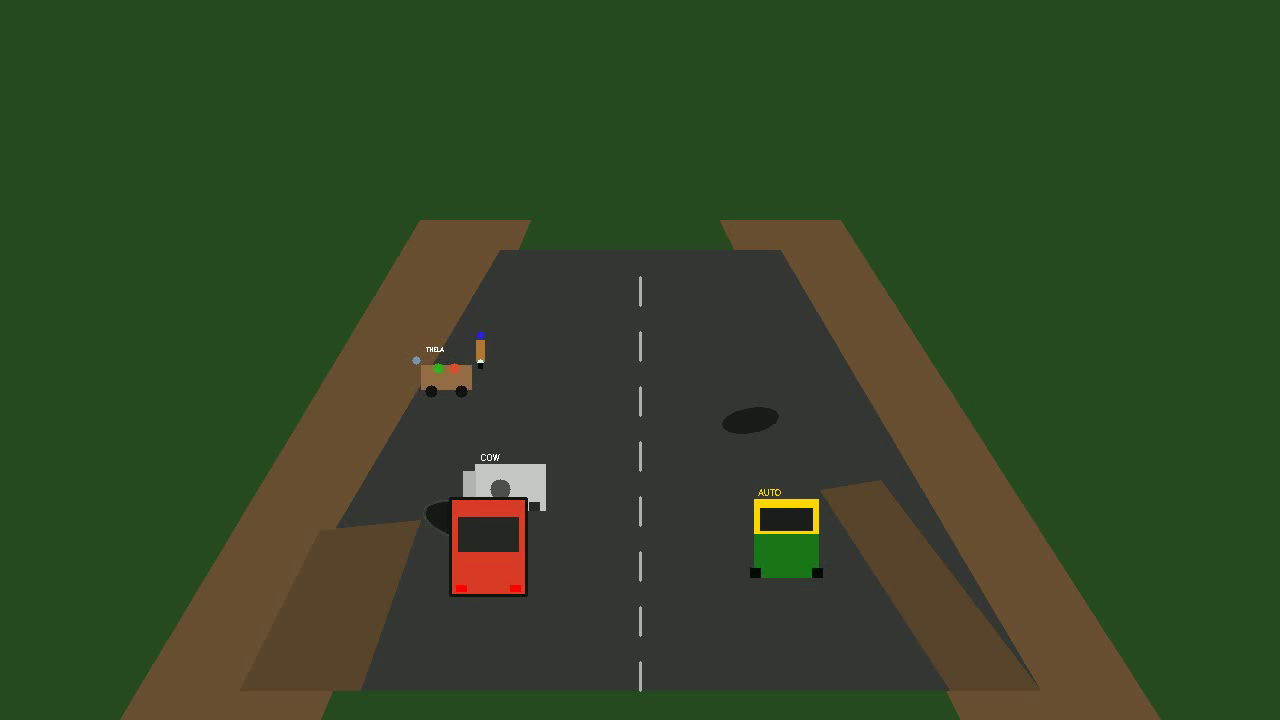
#> input picture frame 30 of indian_traffic_sample.mp4, 1280 x 720 px, given in place of traffic_sample.mp4, which was not available
$ python lane_authoring_tool.py
#> lines starting #> are read from the running program, lines starting #| are printed output that depends on the picture; after the words box and inside, x2 and y2 are one past the last pixel; in counts of white or black regions, pixels touching at a corner belong together
"""
Stage 1: Interactive Lane & Homography Calibration Authoring Tool.
Allows students to click 4 road corners on ANY real traffic video frame,
enter road dimensions, and export an updated config.yaml file automatically!
"""

import os
import sys
import argparse
import yaml
import cv2
import numpy as np


class InteractiveLaneAuthor:
    def __init__(self, video_path: str, output_config_path: str = "config/custom_config.yaml"):
        self.video_path = video_path
        self.output_config_path = output_config_path
        self.points = []
        self.frame = None
        self.window_name = "LATIS Calibration: Click 4 Road Corners"

    def mouse_callback(self, event, x, y, flags, param):
        if event == cv2.EVENT_LBUTTONDOWN:
            if len(self.points) < 4:
                self.points.append([x, y])
                print(f"[+] Point {len(self.points)} recorded: ({x}, {y})")

    def run(self):
        cap = cv2.VideoCapture(self.video_path)
        if not cap.isOpened():
            print(f"[-] Error: Unable to open video '{self.video_path}'")
            return

        ret, self.frame = cap.read()
#> self.frame is the input picture: shape (720, 1280, 3); mean B, G, R 38.6, 70.6, 51.6
        cap.release()

        if not ret or self.frame is None:
            print("[-] Error: Unable to read frame from video.")
            return

        h, w = self.frame.shape[:2]
#> h = 720; w = 1280
        cv2.namedWindow(self.window_name, cv2.WINDOW_NORMAL)
        cv2.setMouseCallback(self.window_name, self.mouse_callback)

        instructions = [
            "CLICK 4 CORNERS IN CLOCKWISE ORDER:",
            "1. Bottom-Left  2. Bottom-Right  3. Top-Right  4. Top-Left",
            "Press 'r' to reset points, 'c' when done, 'q' to quit."
        ]

        print("\n" + "=" * 60)
        print("          LATIS INTERACTIVE CALIBRATION TOOL            ")
        print("=" * 60)
        for ins in instructions:
            print("  " + ins)
        print("=" * 60 + "\n")

        while True:
            display = self.frame.copy()

            # Draw instructions on frame
            for idx, text in enumerate(instructions):
                cv2.putText(display, text, (20, 30 + idx * 25),
                            cv2.FONT_HERSHEY_SIMPLEX, 0.6, (0, 255, 255), 2, cv2.LINE_AA)
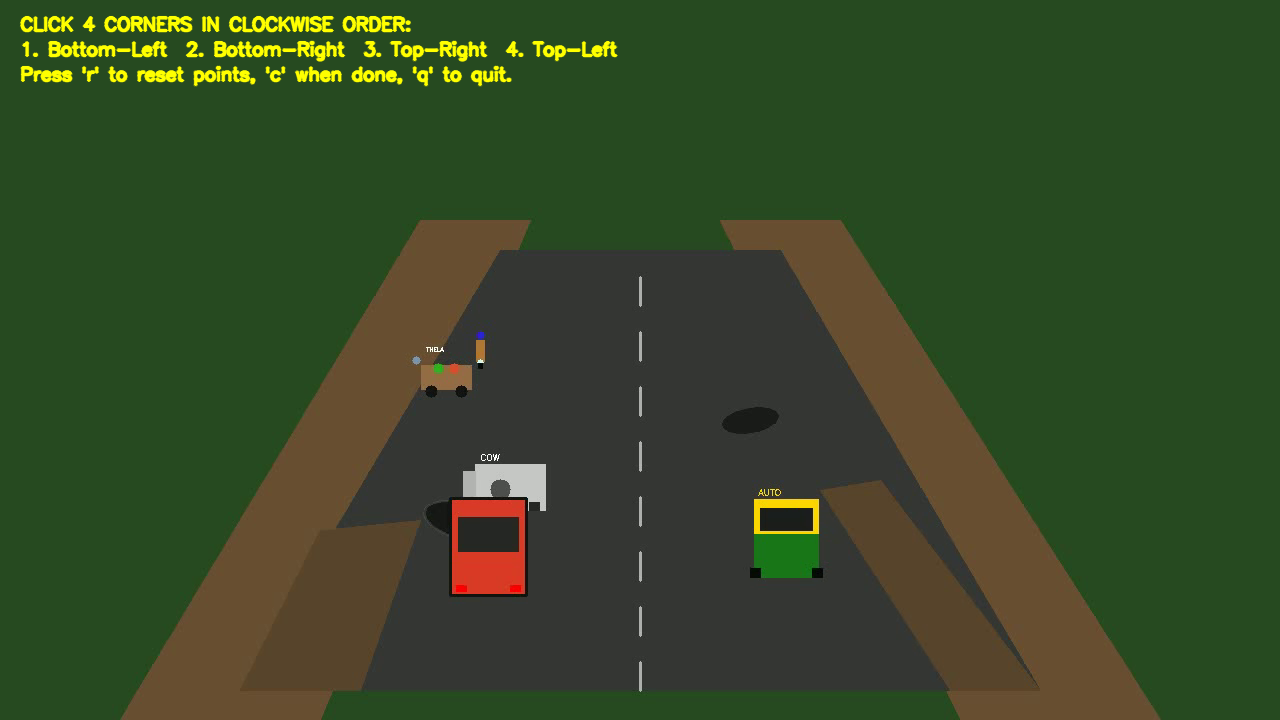
#> display: shape (720, 1280, 3); 1.71% of pixels changed, all inside (x1, y1, x2, y2) = (19, 15, 618, 87)

            # Draw clicked points
            for i, pt in enumerate(self.points):
                cv2.circle(display, tuple(pt), 6, (0, 0, 255), -1)
                cv2.putText(display, f"P{i+1}", (pt[0] + 10, pt[1] - 10),
                            cv2.FONT_HERSHEY_SIMPLEX, 0.6, (0, 255, 0), 2)

            # Draw polygon connecting clicked points
            if len(self.points) > 1:
                pts_arr = np.array(self.points, dtype=np.int32).reshape((-1, 1, 2))
                cv2.polylines(display, [pts_arr], isClosed=(len(self.points) == 4),
                              color=(0, 220, 255), thickness=2)

            cv2.imshow(self.window_name, display)
            key = cv2.waitKey(20) & 0xFF
#> (key q is pressed here)

            if key == ord('r'):
                self.points = []
                print("[!] Reset all points.")
            elif key == ord('q'):
                print("[!] Cancelled by user.")
                cv2.destroyAllWindows()
                return
            elif key == ord('c'):
                if len(self.points) == 4:
                    break
                else:
                    print(f"[-] Please click all 4 points before continuing (currently {len(self.points)}).")

        cv2.destroyAllWindows()

        # Prompt user in terminal for real road dimensions
        print("\n[+] 4 Points Captured Successfully!")
        print(f"    P1 (Bottom-Left)  : {self.points[0]}")
        print(f"    P2 (Bottom-Right) : {self.points[1]}")
        print(f"    P3 (Top-Right)    : {self.points[2]}")
        print(f"    P4 (Top-Left)     : {self.points[3]}")

        # Ask for metric inputs with sensible defaults
        try:
            width_str = input("\nEnter total road carriageway width in meters [default 7.5]: ").strip()
            road_width = float(width_str) if width_str else 7.5

            length_str = input("Enter monitored road length in meters [default 40.0]: ").strip()
            road_length = float(length_str) if length_str else 40.0

            lanes_str = input("Enter number of traffic lanes [default 2]: ").strip()
            num_lanes = int(lanes_str) if lanes_str else 2
        except Exception:
            road_width, road_length, num_lanes = 7.5, 40.0, 2

        # Generate Lane Configuration
        lane_width = road_width / num_lanes
        lanes = []
        for i in range(num_lanes):
            lx = i * lane_width
            rx = (i + 1) * lane_width
            cx = (lx + rx) / 2.0
            lanes.append({
                "id": i + 1,
                "name": f"Lane {i + 1}",
                "left_boundary_x": float(lx),
                "right_boundary_x": float(rx),
                "centerline_x": float(cx),
                "direction_y": 1.0,
                "speed_limit_kmh": 60.0
            })

        # Save to YAML
        config_data = {
            "camera": {
                "name": "CUSTOM_CAM",
                "resolution": [w, h],
                "fps": 25
            },
            "calibration": {
                "image_quad": self.points,
                "ground_quad": [
                    [0.0, 0.0],
                    [float(road_width), 0.0],
                    [float(road_width), float(road_length)],
                    [0.0, float(road_length)]
                ]
            },
            "lanes": lanes,
            "perception": {
                "model_weights": "yolov8n.pt",
                "confidence_threshold": 0.35,
                "iou_threshold": 0.50,
                "tracker_type": "bytetrack.yaml",
                "target_classes": [2, 3, 5, 7]
            },
            "rules": {
                "wrong_way": {
                    "enabled": True,
                    "min_heading_dev_deg": 125.0,
                    "persistence_frames": 10
                },
                "stopped_vehicle": {
                    "enabled": True,
                    "max_speed_kmh": 2.5,
                    "min_stopped_seconds": 3.0
                },
                "lane_keeping": {
                    "enabled": True,
                    "straddle_ratio": 0.75,
                    "violation_ratio": 1.05
                },
                "oscillation": {
                    "enabled": True,
                    "min_sign_flips": 3,
                    "amplitude_threshold_m": 0.40
                }
            },
            "visualization": {
                "show_bev_radar": True,
                "show_trails": True,
                "trail_length": 25,
                "output_path": "output_custom_annotated.mp4"
            }
        }

        os.makedirs(os.path.dirname(self.output_config_path), exist_ok=True)
        with open(self.output_config_path, "w") as f:
            yaml.dump(config_data, f, default_flow_style=False, sort_keys=False)

        print(f"\n[+] New calibration & geometry saved to: '{self.output_config_path}'")
        print(f"[+] You can now run:\n    python run_latis.py --source {self.video_path} --config {self.output_config_path}\n")


if __name__ == "__main__":
    parser = argparse.ArgumentParser(description="LATIS Interactive Lane Authoring Tool")
    parser.add_argument("--source", type=str, default="traffic_sample.mp4",
                        help="Video file path to calibrate")
    parser.add_argument("--out-config", type=str, default="config/custom_config.yaml",
                        help="Path to save generated YAML configuration")
    args = parser.parse_args()

    author = InteractiveLaneAuthor(args.source, args.out_config)
    author.run()

$ run again, starting later in the video
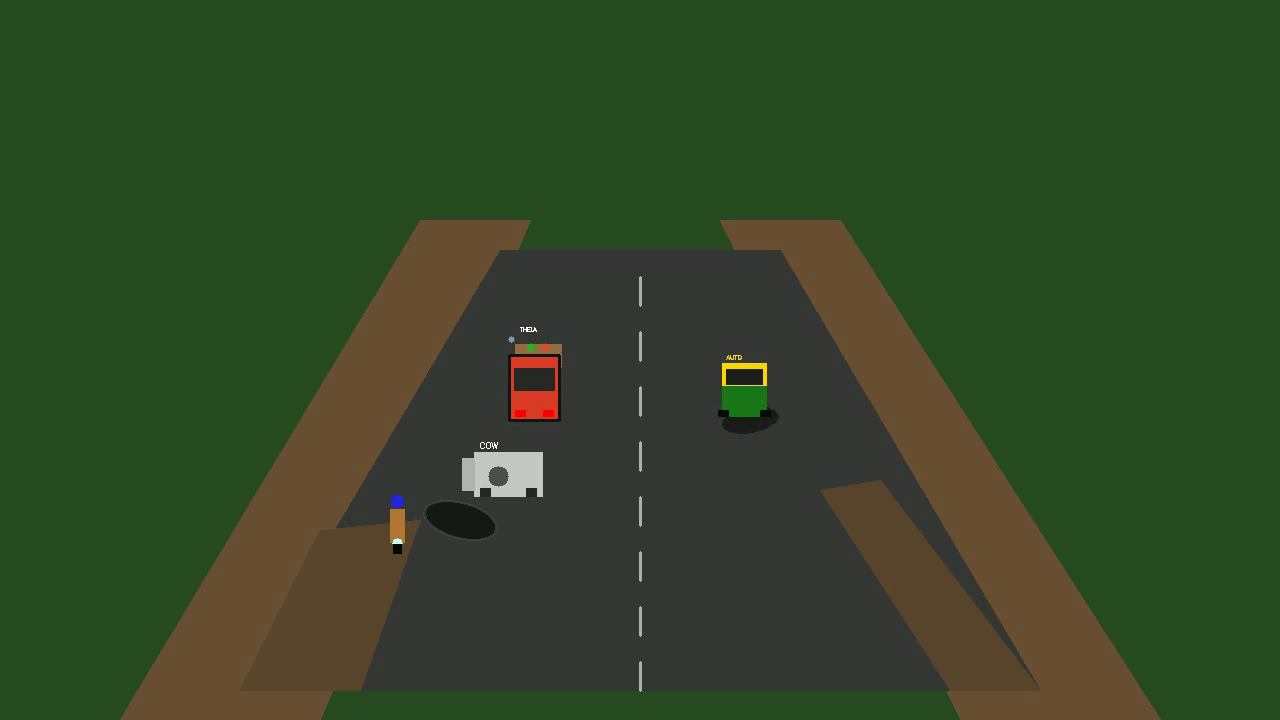
#> input picture frame 135 of indian_traffic_sample.mp4, 1280 x 720 px, given in place of traffic_sample.mp4, which was not available
#> in run, self.frame is the input picture: shape (720, 1280, 3); mean B, G, R 38.8, 70.5, 51.1
#> after the loop in run, `for idx, text in enumerate(instructions):`:
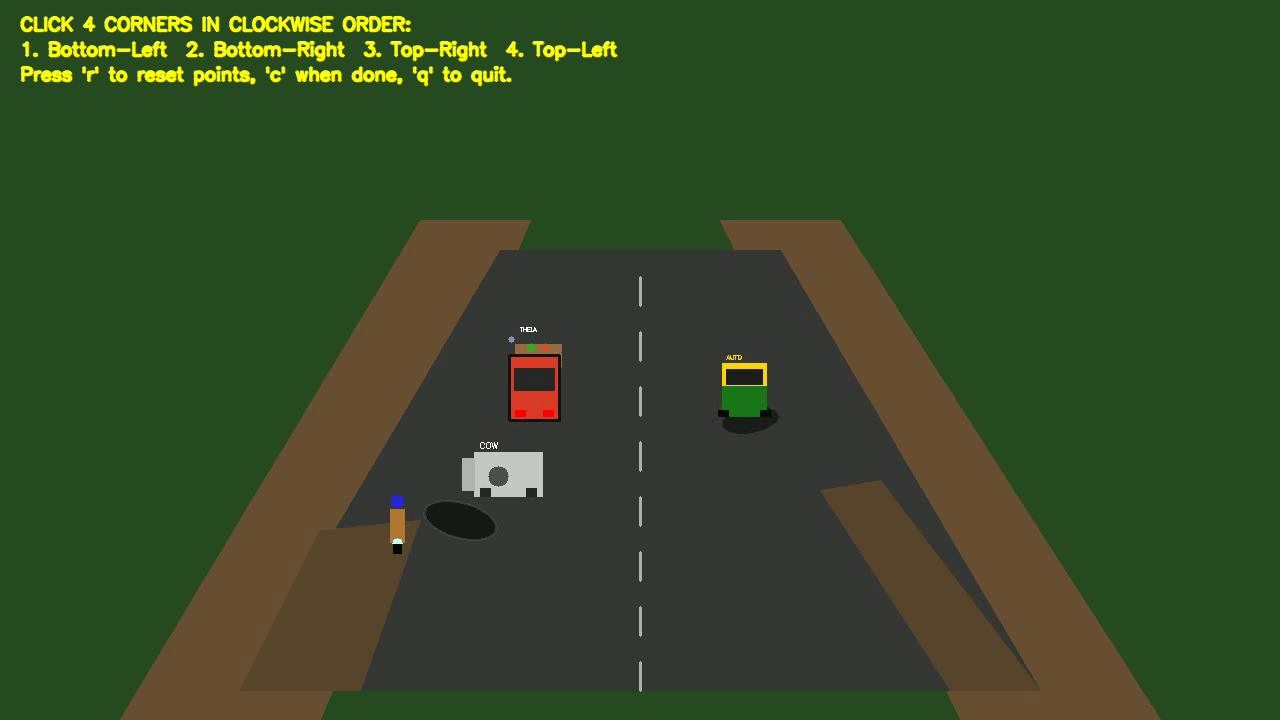
#> display: shape (720, 1280, 3); 1.71% of pixels changed, all inside (x1, y1, x2, y2) = (19, 15, 618, 87)

$ run again, starting later in the video
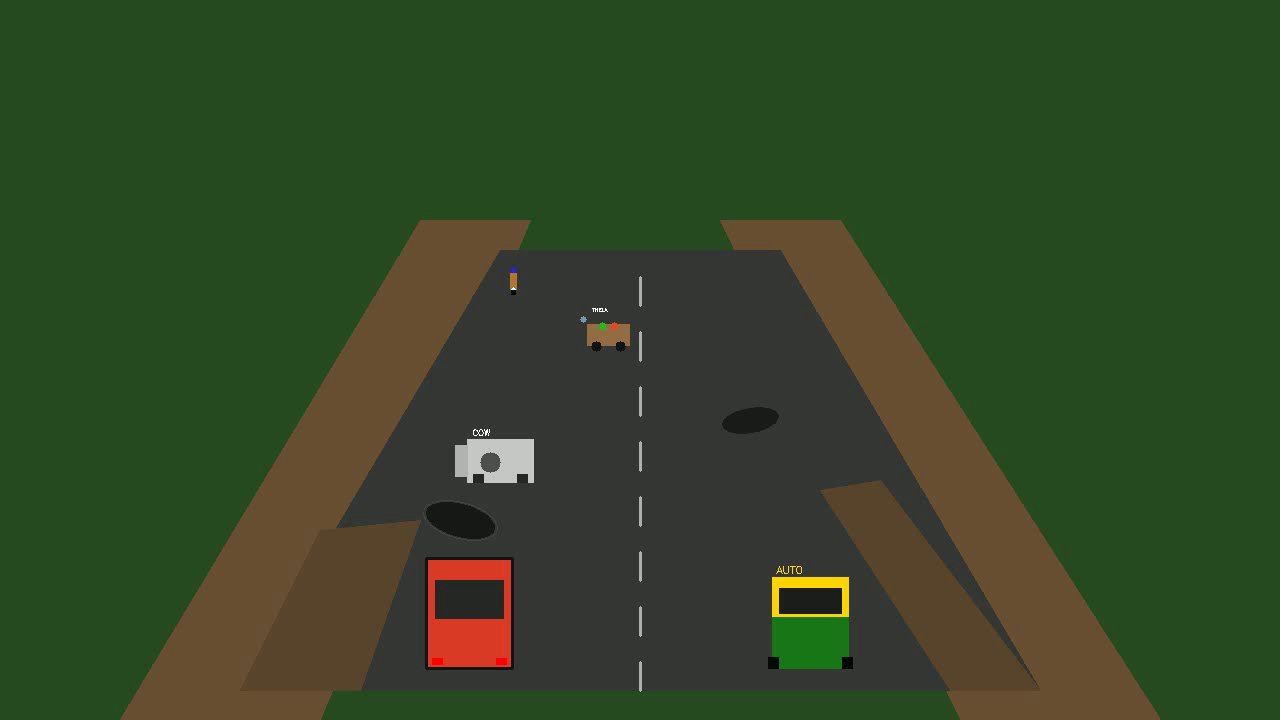
#> input picture frame 240 of indian_traffic_sample.mp4, 1280 x 720 px, given in place of traffic_sample.mp4, which was not available
#> in run, self.frame is the input picture: shape (720, 1280, 3); mean B, G, R 38.5, 70.7, 51.9
#> after the loop in run, `for idx, text in enumerate(instructions):`:
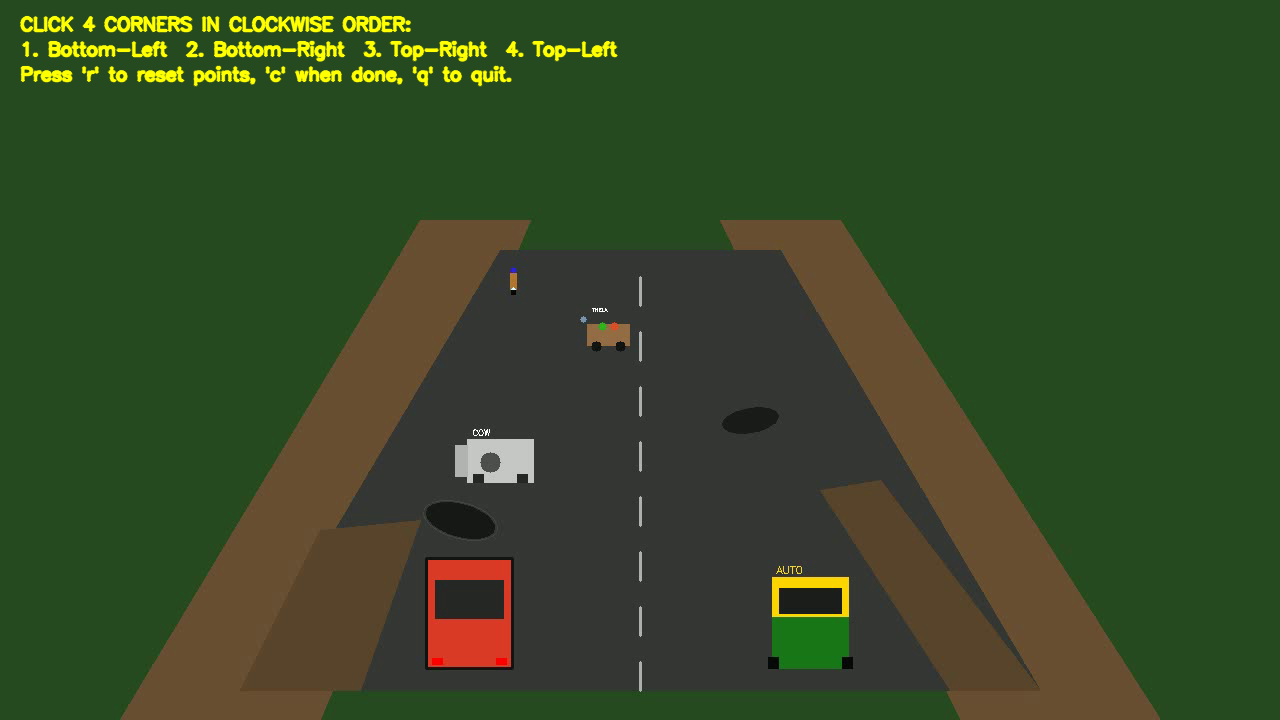
#> display: shape (720, 1280, 3); 1.71% of pixels changed, all inside (x1, y1, x2, y2) = (19, 15, 618, 87)
